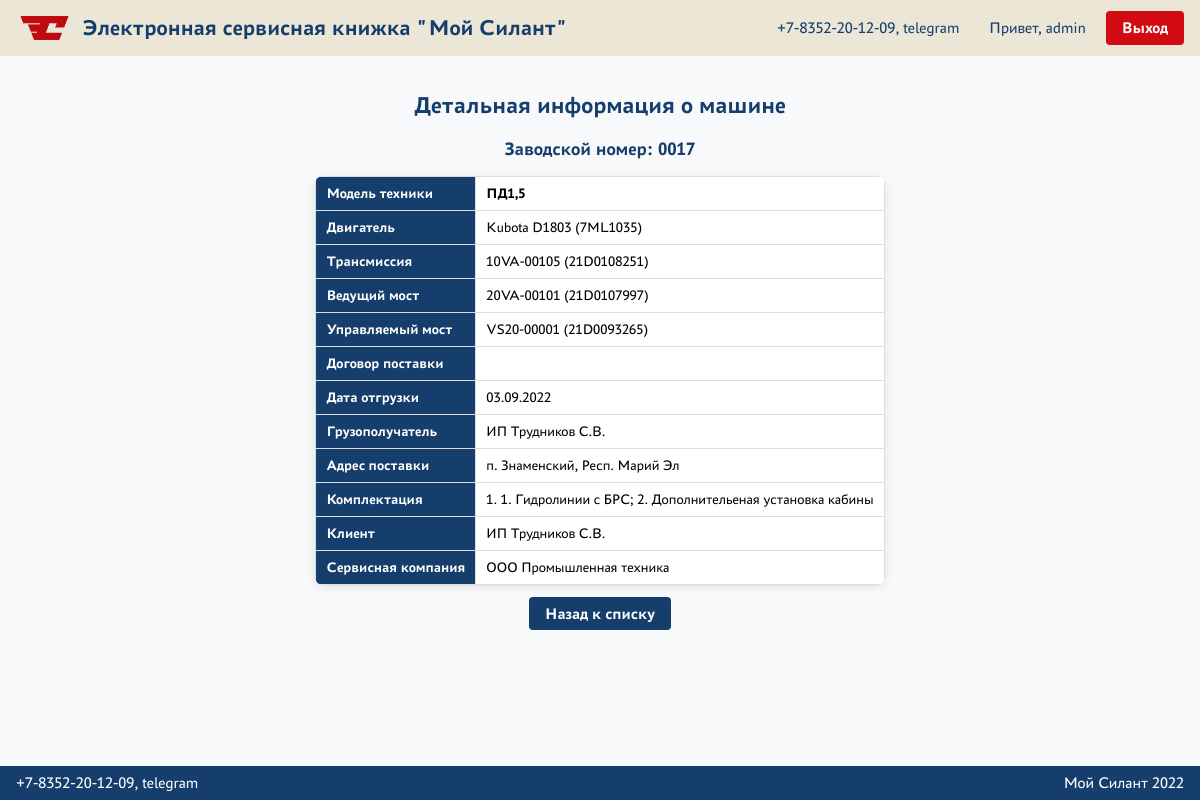
Page /machine/1/ (signed in) on the committed database.
### apps/users/models.py (models this page shows, shortened)
class CustomUser(AbstractUser):
    CLIENT = 'client'
    SERVICE = 'service'
    MANAGER = 'manager'
    ROLE_CHOICES = (
        (CLIENT, 'Клиент'),
        (SERVICE, 'Сервисная организация'),
        (MANAGER, 'Менеджер'),
    )
    role = models.CharField(
        max_length=15,
        choices=ROLE_CHOICES,
        default=CLIENT,
        verbose_name='Роль'
    )
    name = models.CharField(max_length=255, blank=True, verbose_name='Имя / Название организации')

### apps/service/models.py (models this page shows, shortened)
class Machine(models.Model):
    serial_number = models.CharField(max_length=255, unique=True, verbose_name='Зав. № машины')
    technique_model = models.ForeignKey(TechniqueModel, on_delete=models.PROTECT, verbose_name='Модель техники')
    engine_model = models.ForeignKey(EngineModel, on_delete=models.PROTECT, verbose_name='Модель двигателя')
    engine_serial = models.CharField(max_length=255, verbose_name='Зав. № двигателя')
    transmission_model = models.ForeignKey(TransmissionModel, on_delete=models.PROTECT, verbose_name='Модель трансмиссии')
    transmission_serial = models.CharField(max_length=255, verbose_name='Зав. № трансмиссии')
    drive_axle_model = models.ForeignKey(DriveAxleModel, on_delete=models.PROTECT, verbose_name='Модель ведущего моста')
    drive_axle_serial = models.CharField(max_length=255, verbose_name='Зав. № ведущего моста')
    steering_axle_model = models.ForeignKey(SteeringAxleModel, on_delete=models.PROTECT, verbose_name='Модель управляемого моста')
    steering_axle_serial = models.CharField(max_length=255, verbose_name='Зав. № управляемого моста')
    supply_contract = models.CharField(max_length=255, blank=True, verbose_name='Договор поставки №, дата')
    date_shipment = models.DateField(verbose_name='Дата отгрузки с завода')
    consignee = models.CharField(max_length=255, verbose_name='Грузополучатель (конечный потребитель)')
    delivery_address = models.CharField(max_length=255, verbose_name='Адрес поставки (эксплуатации)')
    equipment = models.TextField(blank=True, verbose_name='Комплектация (доп. опции)')
    client = models.ForeignKey(settings.AUTH_USER_MODEL, on_delete=models.PROTECT, related_name='machines_client', verbose_name='Клиент')
    service_company = models.ForeignKey(settings.AUTH_USER_MODEL, on_delete=models.PROTECT, related_name='machines_service', verbose_name='Сервисная компания')
    class Meta:
        verbose_name = 'Машина'
        verbose_name_plural = 'Машины'
        ordering = ['date_shipment']

class BaseCatalog(models.Model):
    name = models.CharField(max_length=255, verbose_name='Название')
    description = models.TextField(blank=True, verbose_name='Описание')
    class Meta:
        abstract = True

class TechniqueModel(BaseCatalog):
    class Meta:
        verbose_name = 'Модель техники'
        verbose_name_plural = 'Справочник: Модели техники'

class EngineModel(BaseCatalog):
    class Meta:
        verbose_name = 'Модель двигателя'
        verbose_name_plural = 'Справочник: Модели двигателей'

class TransmissionModel(BaseCatalog):
    class Meta:
        verbose_name = 'Модель трансмиссии'
        verbose_name_plural = 'Справочник: Модели трансмиссии'

class DriveAxleModel(BaseCatalog):
    class Meta:
        verbose_name = 'Модель ведущего моста'
        verbose_name_plural = 'Справочник: Модели ведущих мостов'

class SteeringAxleModel(BaseCatalog):
    class Meta:
        verbose_name = 'Модель управляемого моста'
        verbose_name_plural = 'Справочник: Модели управляемых мостов'

### apps/service/views.py (the view)
# urls.py: path('machine/<int:pk>/', MachineDetailView.as_view(), name='machine_detail'),
class MachineDetailView(RoleBasedAccessMixin, DetailView):
    model = Machine
    template_name = 'service/details/machine_detail.html'
    context_object_name = 'machine'

### apps/service/mixins.py (called while the page is built, shortened)
    def get_queryset(self):
        queryset = super().get_queryset()
        user = self.request.user
        if not user.is_authenticated:
            return queryset.none()
        if user.is_superuser or getattr(user, 'is_manager', False):
            return queryset

### templates/service/details/machine_detail.html (shortened to what this page needs)
{% extends 'base.html' %}
{% block content %}
<div style="max-width: 800px; margin: 0 auto;">
    <h2>Детальная информация о машине</h2>
    <h3>Заводской номер: {{ machine.serial_number }}</h3>
    <div class="table-responsive">
        <table style="width: 100%;">
            <tbody>
                <tr>
                    <th>Модель техники</th>
                    <td>
                        <strong>{{ machine.technique_model.name }}</strong><br>
                    </td>
                </tr>
                <tr>
                    <th>Двигатель</th>
                    <td>
                        {{ machine.engine_model.name }} ({{ machine.engine_serial }})<br>
                    </td>
                </tr>
                <tr>
                    <th>Трансмиссия</th>
                    <td>
                        {{ machine.transmission_model.name }} ({{ machine.transmission_serial }})<br>
                    </td>
                </tr>
                <tr>
                    <th>Ведущий мост</th>
                    <td>
                        {{ machine.drive_axle_model.name }} ({{ machine.drive_axle_serial }})<br>
                    </td>
                </tr>
                <tr>
                    <th>Управляемый мост</th>
                    <td>
                        {{ machine.steering_axle_model.name }} ({{ machine.steering_axle_serial }})<br>
                    </td>
                </tr>
                <tr>
                    <th>Договор поставки</th>
                    <td>{{ machine.supply_contract }}</td>
                </tr>
                <tr>
                    <th>Дата отгрузки</th>
                    <td>{{ machine.date_shipment|date:"d.m.Y" }}</td>
                </tr>
                <tr>
                    <th>Грузополучатель</th>
                    <td>{{ machine.consignee }}</td>
                </tr>
                <tr>
                    <th>Адрес поставки</th>
                    <td>{{ machine.delivery_address }}</td>
                </tr>
                <tr>
                    <th>Комплектация</th>
                    <td>{{ machine.equipment }}</td>
                </tr>
                <tr>
                    <th>Клиент</th>
                    <td>{{ machine.client.name }}</td>
                </tr>
                <tr>
                    <th>Сервисная компания</th>
                    <td>{{ machine.service_company.name }}</td>
                </tr>
            </tbody>
        </table>
    </div>
    <div style="text-align: center; margin-top: 20px;">
        <a href="{% url 'index' %}" class="auth-btn auth-btn-back">Назад к списку</a>
    </div>
    </div>
{% endblock %}

### templates/base.html (shortened to what this page needs)
{% load static %}
<!DOCTYPE html>
<html lang="ru">
<head>
    <link rel="stylesheet" href="{% static 'css/style.css' %}">
</head>
<body>
    <header>
        <a href="/" class="logo">
            <img src="{% static 'img/Logo_red.jpg' %}" alt="Логотип Силант" class="logo-img">
            <span class="logo-text">Электронная сервисная книжка "Мой Силант"</span>
        </a>
        <div class="header-info">
            <span>+7-8352-20-12-09, telegram</span>
            {% if user.is_authenticated %}
            <span style="margin-left: 20px;">Привет, {{ user.username }}</span>
            <a href="{% url 'account_logout' %}" class="auth-btn" style="margin-left: 10px;">Выход</a>
            {% else %}
            <a href="{% url 'account_login' %}" class="auth-btn" style="margin-left: 20px;">Авторизация</a>
            {% endif %}
        </div>
    </header>
    <main>
        {% block content %}
        {% endblock %}
    </main>
    <footer>
        <div>+7-8352-20-12-09, telegram</div>
        <div>Мой Силант 2022</div>
    </footer>
</body>
</html>

### static/css/style.css (style rules this page uses)
:root { --color-blue: #163E6C; --color-red: #D20A11; --color-beige: #EBE6D6; --font-main: 'PT Astra Sans', sans-serif; }
body { font-family: var(--font-main); margin: 0; padding: 0; display: flex; flex-direction: column; min-height: 100vh; background-color: #f8f9fa; }
header { background-color: var(--color-beige); color: var(--color-blue); padding: 0.5rem 1rem; display: flex; justify-content: space-between; align-items: center; flex-wrap: wrap; gap: 10px; }
.logo { display: flex; align-items: center; gap: 10px; text-decoration: none; }
.logo-img { height: 2.5rem; width: auto; object-fit: contain; mix-blend-mode: multiply; transition: transform 0.3s ease; }
.logo-text { font-weight: bold; font-weight: bold; font-size: 1.4rem; color: var(--color-blue); }
.header-info { display: flex; align-items: center; color: var(--color-blue); flex-wrap: wrap; gap: 10px; }
.auth-btn { background-color: var(--color-red); color: white; padding: 0.5rem 1rem; text-decoration: none; border-radius: 4px; font-weight: bold; transition: background-color 0.3s ease; white-space: nowrap; font-size: 1rem; }
main { flex: 1; padding: 1rem; max-width: 1440px; width: 100%; margin: 0 auto; box-sizing: border-box; display: flex; flex-direction: column; align-items: center; }
main h2, main h3 { text-align: center; color: var(--color-blue); width: 100%; margin-bottom: 1rem; }
.table-responsive { width: 100%; max-width: 1400px; overflow-x: auto; margin: 0 auto 20px auto; box-shadow: 0 2px 8px rgba(0, 0, 0, 0.1); border-radius: 8px; }
table { width: 100%; border-collapse: collapse; margin: 0 auto; background: white; }
th, td { border: 1px solid #ddd; padding: 8px 10px; text-align: left; white-space: normal; font-size: 0.9rem; vertical-align: middle; }
th { background-color: var(--color-blue); color: white; font-weight: bold; position: sticky; top: 0; z-index: 10; }
tbody tr { transition: background-color 0.2s; }
footer { background-color: var(--color-blue); color: white; padding: 0.5rem 1rem; margin-top: auto; display: flex; justify-content: space-between; align-items: center; flex-wrap: wrap; gap: 15px; }
.auth-btn-back { background-color: var(--color-blue) !important; }

### rows in the picture
CustomUser: username "admin"
Machine: serial_number "0017", technique_model.name "ПД1,5", engine_model.name "Kubota D1803", engine_serial "7ML1035", transmission_model.name "10VA-00105", transmission_serial "21D0108251", drive_axle_model.name "20VA-00101", drive_axle_serial "21D0107997", steering_axle_model.name "VS20-00001", steering_axle_serial "21D0093265", date_shipment "03.09.2022", consignee "ИП Трудников С.В.", delivery_address "п. Знаменский, Респ. Марий Эл", equipment "1. 1. Гидролинии с БРС; 2. Дополнительеная установка кабины", client.name "ИП Трудников С.В.", service_company.name "ООО Промышленная техника"
